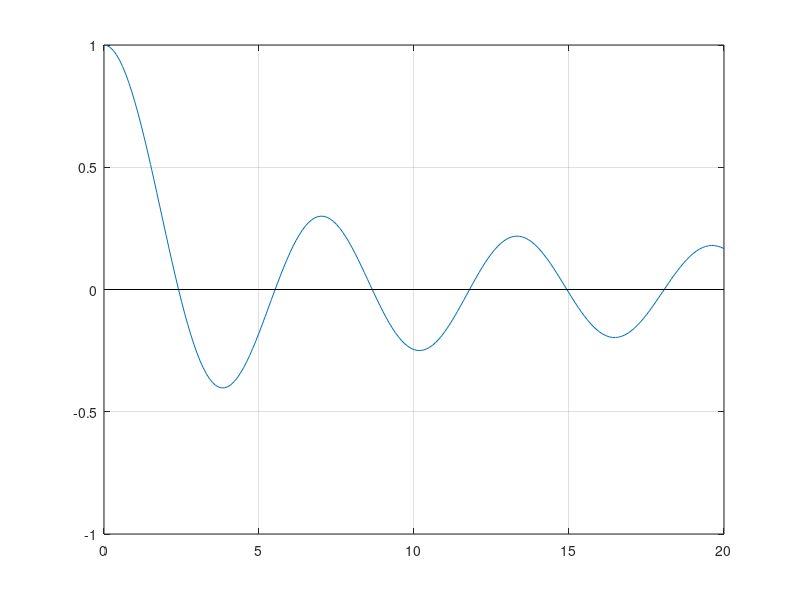

Recreate this plot in MATLAB. (Note: this script raises an error after producing the figure.)
%plot the bessel
z = 0:0.1:20;
plot(z, besselj(0, z));
grid on
line(xlim, [0,0], 'Color', 'k');
%Choose our parameters
M = 10000;
roots = [];
%Calculate the first 3 roots
a1 = 2.4;
b1 = 2.5;
p1 = getP(a1, b1);
roots(1) = bisection(p1, a1, b1, 1e-15);
a2 = 5.5;
b2 = 5.6;
p2 = getP(a2, b2);
roots(2) = bisection(p2, a2, b2, 1e-15);
a3 = 8;
b3 = 9;
p3 = getP(a3, b3);
roots(3) = bisection(p3, a3, b3, 1e-15);
%Iterate over the roots M times, using the average distance between the first 3
%roots to increment a
diff = roots(3)-roots(2);
a = a3; 
b = b3;
for i=4:20
    a = a+diff;
    while sameSign(f(a), f(b))
        b = b+1;
    end
    roots(i) = bisection(getP(a, b), a, b, 1e-12);
    diff = abs(roots(i) - roots(i-1));
end
for i=1:length(roots)
    testRoot = fzero(@(x) besselj(0, x), roots(i));
    %if the relative error >e-10, the function has failed
    if(abs(testRoot-roots(i))/abs(testRoot) >1e-10)
        disp("FAIL")
        return
    end
end
%-----------------------------------FUNCTIONS--------------------------------------------%
%Function that runs the bisection method
function p = bisection(p, a, b, tol)
    simp = true;
    while simp
        [p, a, b] = bisectionIteration(p, a, b);
        if f(p) == 0 || abs(b-a)/2 < tol
            simp = false; 
        end
    end
end
%Function that runs the one iteration of the bisection method
function [p, a, b] = bisectionIteration(p, a, b) 
    if sameSign(f(p), f(a))
        a = p;
        p = getP(a, b);
    elseif sameSign(f(p), f(b)) 
        b = p;
        p = getP(a, b);
    else
        error("f(a) & f(b) must have opposite signs");
    end
end
%Function that defines our function
function y = f(x)
    y = besselj(0, x);
end
%Function that computes p for the bisection method
function p = getP(a, b)
    p = a + (b-a)/2;
end
%Functon that checks if two variables have the same sign
function isSame = sameSign(a, b)
    if(a>=0 && b>=0 || a<0 && b<0)
        isSame = true;
    else
        isSame = false;
    end
end